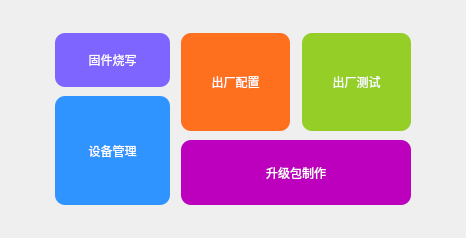
       <widget class="QWidget" name="page">
        <layout class="QGridLayout" name="gridLayout_2" rowstretch="1,8,1" columnstretch="1,8,1">
         <item row="0" column="1">
          <spacer name="verticalSpacer_3">
           <property name="orientation">
            <enum>Qt::Vertical</enum>
           </property>
           <property name="sizeHint" stdset="0">
            <size>
             <width>20</width>
             <height>66</height>
            </size>
           </property>
          </spacer>
         </item>
         <item row="1" column="0">
          <spacer name="horizontalSpacer_3">
           <property name="orientation">
            <enum>Qt::Horizontal</enum>
           </property>
           <property name="sizeHint" stdset="0">
            <size>
             <width>126</width>
             <height>20</height>
            </size>
           </property>
          </spacer>
         </item>
         <item row="1" column="1">
          <layout class="QHBoxLayout" name="horizontalLayout_2" stretch="20,1,40">
           <item>
            <layout class="QVBoxLayout" name="verticalLayout_2" stretch="20,1,40">
             <item>
              <widget class="QPushButton" name="hardware_download">
               <property name="sizePolicy">
                <sizepolicy hsizetype="Minimum" vsizetype="Preferred">
                 <horstretch>0</horstretch>
                 <verstretch>0</verstretch>
                </sizepolicy>
               </property>
               <property name="styleSheet">
                <string notr="true">
QPushButton:enabled
{
	border-radius: 10px;
	color: rgb(255, 255, 255);
	font: 75 22pt &quot;Microsoft YaHei UI&quot;;
	background-color: rgba(127, 101, 255, 255);
}

QPushButton:hover
{
	border-radius: 10px;
	color: rgb(255, 255, 255);
	font: 75 22pt &quot;Microsoft YaHei UI&quot;;
	background-color: rgba(127, 101, 255, 220);
}
</string>
               </property>
               <property name="text">
                <string>固件烧写</string>
               </property>
              </widget>
             </item>
             <item>
              <spacer name="verticalSpacer_2">
               <property name="orientation">
                <enum>Qt::Vertical</enum>
               </property>
               <property name="sizeHint" stdset="0">
                <size>
                 <width>20</width>
                 <height>40</height>
                </size>
               </property>
              </spacer>
             </item>
             <item>
              <widget class="QPushButton" name="dev_manage">
               <property name="sizePolicy">
                <sizepolicy hsizetype="Minimum" vsizetype="Preferred">
                 <horstretch>0</horstretch>
                 <verstretch>0</verstretch>
                </sizepolicy>
               </property>
               <property name="styleSheet">
                <string notr="true">
QPushButton:enabled
{
	border-radius: 10px;
	color: rgb(255, 255, 255);
	font: 75 22pt &quot;Microsoft YaHei UI&quot;;
	background-color: rgba(47, 148, 255, 255);
}

QPushButton:hover
{
	border-radius: 10px;
	color: rgb(255, 255, 255);
	font: 75 22pt &quot;Microsoft YaHei UI&quot;;
	background-color: rgba(47, 148, 255, 220);
}</string>
               </property>
               <property name="text">
                <string>设备管理</string>
               </property>
              </widget>
             </item>
            </layout>
           </item>
           <item>
            <spacer name="horizontalSpacer_2">
             <property name="orientation">
              <enum>Qt::Horizontal</enum>
             </property>
             <property name="sizeHint" stdset="0">
              <size>
               <width>18</width>
               <height>20</height>
              </size>
             </property>
            </spacer>
           </item>
           <item>
            <layout class="QVBoxLayout" name="verticalLayout" stretch="30,1,20">
             <item>
              <layout class="QHBoxLayout" name="horizontalLayout" stretch="20,1,20">
               <item>
                <widget class="QPushButton" name="devid_entry">
                 <property name="sizePolicy">
                  <sizepolicy hsizetype="Minimum" vsizetype="Preferred">
                   <horstretch>0</horstretch>
                   <verstretch>0</verstretch>
                  </sizepolicy>
                 </property>
                 <property name="styleSheet">
                  <string notr="true">QPushButton:enabled
{
	border-radius: 10px;
	color: rgb(255, 255, 255);
	font: 75 22pt &quot;Microsoft YaHei UI&quot;;
	background-color: rgba(255, 112, 30, 255);
}
QPushButton:hover
{
	border-radius: 10px;
	color: rgb(255, 255, 255);
	font: 75 22pt &quot;Microsoft YaHei UI&quot;;
	background-color: rgba(255, 112, 30, 220);
}</string>
                 </property>
                 <property name="text">
                  <string>出厂配置</string>
                 </property>
                </widget>
               </item>
               <item>
                <spacer name="horizontalSpacer">
                 <property name="orientation">
                  <enum>Qt::Horizontal</enum>
                 </property>
                 <property name="sizeHint" stdset="0">
                  <size>
                   <width>18</width>
                   <height>20</height>
                  </size>
                 </property>
                </spacer>
               </item>
               <item>
                <widget class="QPushButton" name="factory_test">
                 <property name="sizePolicy">
                  <sizepolicy hsizetype="Minimum" vsizetype="Preferred">
                   <horstretch>0</horstretch>
                   <verstretch>0</verstretch>
                  </sizepolicy>
                 </property>
                 <property name="styleSheet">
                  <string notr="true">QPushButton:enabled
{
    border-radius: 10px;
	color: rgb(255, 255, 255);
	font: 75 22pt &quot;Microsoft YaHei UI&quot;;
	background-color: rgba(148, 206, 39, 255);
}
QPushButton:hover
{
	border-radius: 10px;
	color: rgb(255, 255, 255);
	font: 75 22pt &quot;Microsoft YaHei UI&quot;;
	background-color: rgba(148, 206, 39, 220);
}</string>
                 </property>
                 <property name="text">
                  <string>出厂测试</string>
                 </property>
                </widget>
               </item>
              </layout>
             </item>
             <item>
              <spacer name="verticalSpacer">
               <property name="orientation">
                <enum>Qt::Vertical</enum>
               </property>
               <property name="sizeHint" stdset="0">
                <size>
                 <width>20</width>
                 <height>40</height>
                </size>
               </property>
              </spacer>
             </item>
             <item>
              <widget class="QPushButton" name="upgrade_package">
               <property name="sizePolicy">
                <sizepolicy hsizetype="Minimum" vsizetype="Preferred">
                 <horstretch>0</horstretch>
                 <verstretch>0</verstretch>
                </sizepolicy>
               </property>
               <property name="styleSheet">
                <string notr="true">QPushButton:enabled
{
	border-radius: 10px;
	color: rgb(255, 255, 255);
	font: 75 22pt &quot;Microsoft YaHei UI&quot;;
	background-color: rgba(189, 0, 189,255);
}
QPushButton:hover
{
    border-radius: 10px;
	color: rgb(255, 255, 255);
	font: 75 22pt &quot;Microsoft YaHei UI&quot;;
	background-color: rgba(189, 0, 189,220);
}</string>
               </property>
               <property name="text">
                <string>升级包制作</string>
               </property>
              </widget>
             </item>
            </layout>
           </item>
          </layout>
         </item>
         <item row="1" column="2">
          <spacer name="horizontalSpacer_4">
           <property name="orientation">
            <enum>Qt::Horizontal</enum>
           </property>
           <property name="sizeHint" stdset="0">
            <size>
             <width>126</width>
             <height>20</height>
            </size>
           </property>
          </spacer>
         </item>
         <item row="2" column="1">
          <spacer name="verticalSpacer_4">
           <property name="orientation">
            <enum>Qt::Vertical</enum>
           </property>
           <property name="sizeHint" stdset="0">
            <size>
             <width>20</width>
             <height>66</height>
            </size>
           </property>
          </spacer>
         </item>
        </layout>
       </widget>
